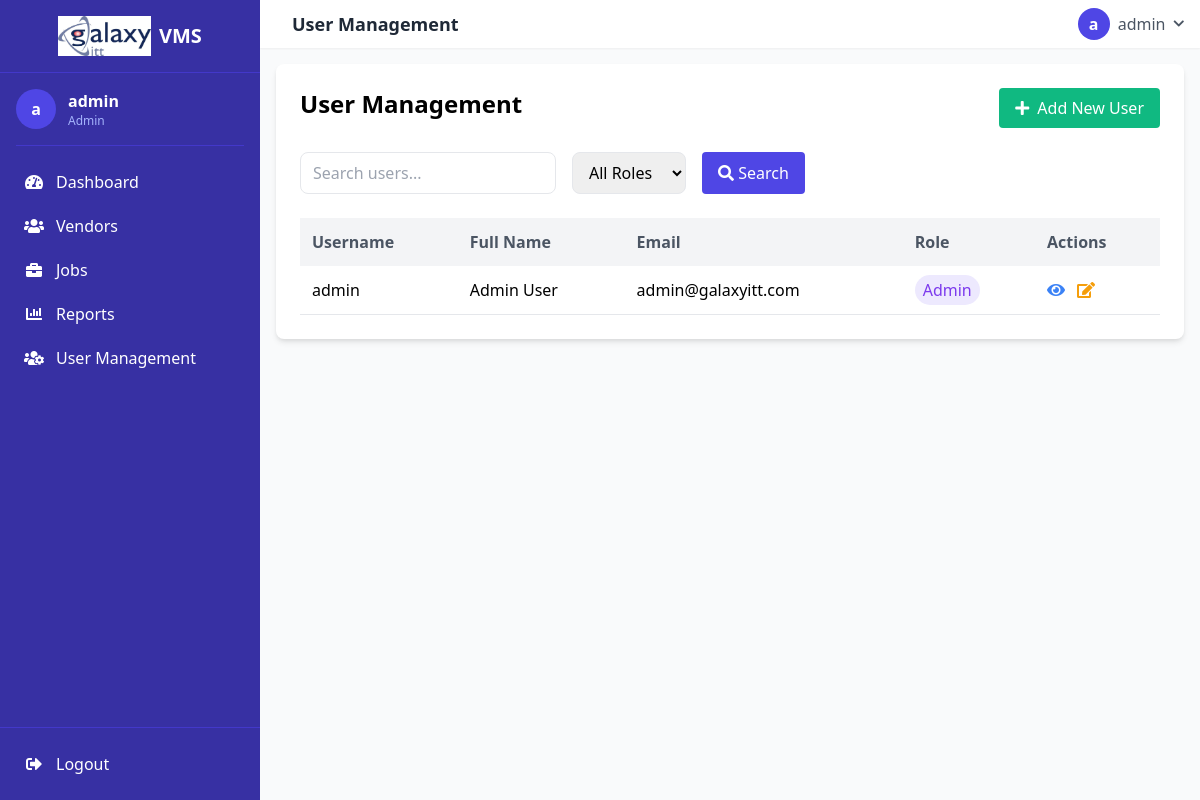
Screenshot of /users/index.php (signed in) with the database file from the repository.
### tables this page shows
CREATE TABLE `users` (
  `id` int(11) NOT NULL,
  `username` varchar(50) NOT NULL,
  `email` varchar(100) NOT NULL,
  `password` varchar(255) NOT NULL,
  `full_name` varchar(100) NOT NULL,
  `role` enum('admin','manager') DEFAULT 'manager',
  `created_at` timestamp NOT NULL DEFAULT current_timestamp(),
  `updated_at` timestamp NOT NULL DEFAULT current_timestamp() ON UPDATE current_timestamp(),
  `last_login` datetime DEFAULT NULL,
  `country` varchar(50) DEFAULT NULL,
  `state` varchar(50) DEFAULT NULL,
  `city` varchar(50) DEFAULT NULL,
  `address` text DEFAULT NULL
);

### functions/database.php (called while the page is built, shortened)
<?php
class Database {
    private $connection;
    public function __construct() {
        $this->connection = new mysqli(DB_HOST, DB_USER, DB_PASS, DB_NAME);
    }
    public function query($sql) {
        return $this->connection->query($sql);
    }
}
function db() {
    static $db = null;
    if ($db === null) {
        $db = new Database();
    }
    return $db;
}

### users/index.php (the view, shortened to what this page needs)
<?php
$db = db();
$search = isset($_GET['search']) ? $db->escape($_GET['search']) : '';
$sql = "SELECT * FROM users WHERE 1=1";
$sql .= " ORDER BY created_at DESC";
$result = $db->query($sql);
$users = $result->fetch_all(MYSQLI_ASSOC);
?>
<div class="bg-white p-6 rounded-lg shadow-md w-full max-w-full">
    <div class="flex justify-between mb-6">
        <h2 class="text-2xl font-semibold">User Management</h2>
        <a href="create.php" class="bg-green-500 text-white px-4 py-2 rounded hover:bg-green-600">
            <i class="fas fa-plus mr-2"></i>Add New User
        </a>
    </div>
    <form method="get" class="mb-6">
        <div class="flex flex-wrap gap-4">
            <input type="text" name="search" placeholder="Search users..."
                   value="<?= htmlspecialchars($search) ?>"
                   class="px-3 py-2 border rounded-lg w-64">
            <select name="role" class="px-3 py-2 border rounded-lg">
                <option value="">All Roles</option>
            </select>
            <button type="submit" class="bg-indigo-600 text-white px-4 py-2 rounded hover:bg-indigo-700">
                <i class="fas fa-search"></i> Search
            </button>
        </div>
    </form>
    <div class="overflow-x-auto">
        <table class="w-full">
            <thead>
                <tr class="bg-gray-100 text-gray-600">
                    <th class="p-3 text-left">Username</th>
                    <th class="p-3 text-left">Full Name</th>
                    <th class="p-3 text-left">Email</th>
                    <th class="p-3 text-left">Role</th>
                    <th class="p-3 text-left">Actions</th>
                </tr>
            </thead>
            <tbody>
                <?php foreach ($users as $user): ?>
                <tr class="border-b">
                    <td class="p-3"><?= htmlspecialchars($user['username']) ?></td>
                    <td class="p-3"><?= htmlspecialchars($user['full_name']) ?></td>
                    <td class="p-3"><?= htmlspecialchars($user['email']) ?></td>
                    <td class="p-3">
                        <span class="px-2 py-1 rounded-full
                            <?= $user['role'] === 'admin' ? 'bg-purple-100 text-purple-600' : 'bg-blue-100 text-blue-600' ?>">
                            <?= ucfirst($user['role']) ?>
                        </span>
                    </td>
                    <td class="p-3 flex">
                        <a href="view.php?id=<?= $user['id'] ?>" class="text-blue-500 mr-3" title="View">
                            <i class="fas fa-eye"></i>
                        </a>
                        <a href="edit.php?id=<?= $user['id'] ?>" class="text-yellow-500 mr-3" title="Edit">
                            <i class="fas fa-edit"></i>
                        </a>
                    </td>
                </tr>
                <?php endforeach; ?>
            </tbody>
        </table>
    </div>
</div>
<?php
include __DIR__ . '/../includes/header.php';
?>

### rows the page displays
users: username "admin", full_name "Admin User", email "admin@galaxyitt.com", role "Admin"

### other values shown
substr($_SESSION['username'] ?? 'U', 0, 1) "a"
$_SESSION['username'] "admin"
$_SESSION['role'] "Admin"
$pageTitle "User Management"
